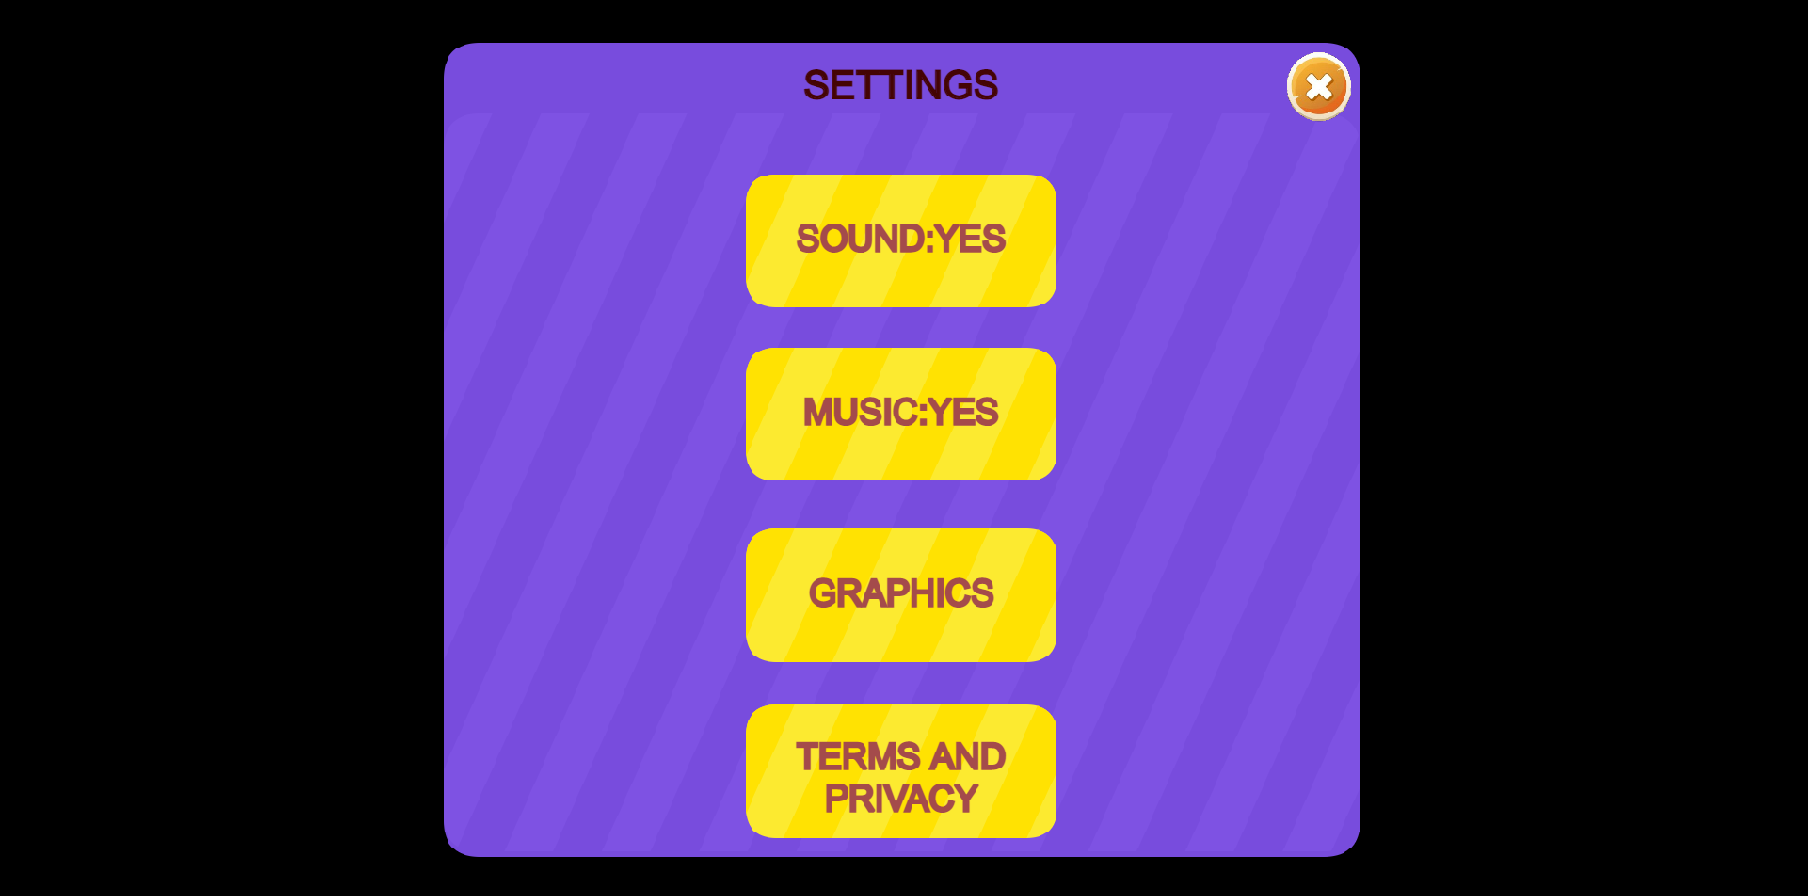

This is a level from a 2D game, rendered from its Tiled map with the project's own tilesets. A one-line summary and the map file follow, with tile-layer data summarised:
An orthogonal 113x56 tile map with 16x16 px tiles, 1 tile layer (Tile Layer 1), 2 tilesets.

<map version="1.9" tiledversion="1.9.2" orientation="orthogonal" renderorder="right-down" width="113" height="56" tilewidth="16" tileheight="16" infinite="0" nextlayerid="11" nextobjectid="4">
 <tileset firstgid="1" name="maaain" tilewidth="16" tileheight="16" spacing="2" margin="1" tilecount="6328" columns="113">
  <image source="maaain.png" width="2048" height="1024" />
 </tileset>
 <tileset firstgid="6329" name="SettingScreen" tilewidth="16" tileheight="16" spacing="2" margin="1" tilecount="6360" columns="106">
  <image source="../SettingScreen.png" width="1920" height="1080" />
 </tileset>
 <layer id="10" name="Tile Layer 1" width="113" height="56">
  <data>[6328 cells, 3016 non-empty, 3016 distinct tile ids]</data>
 </layer>
</map>
